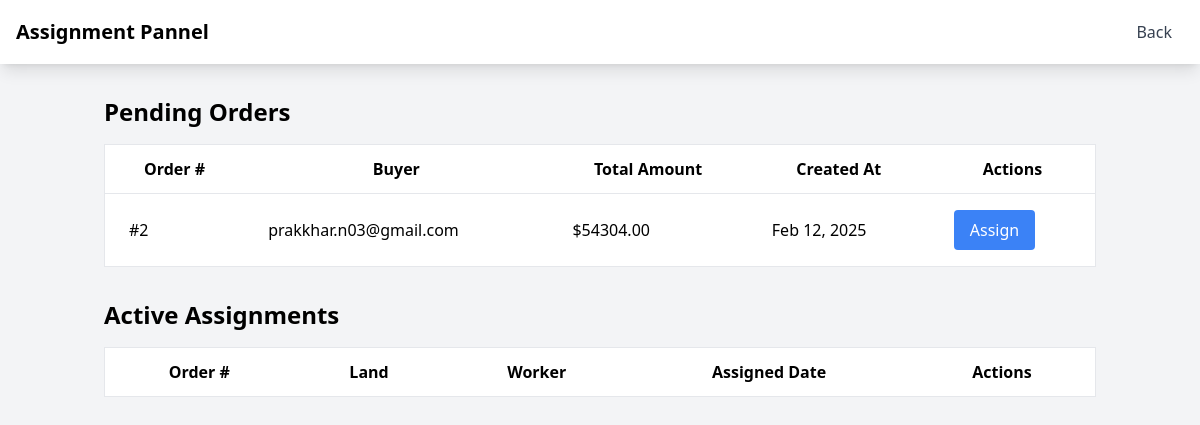
The page /admin-dashboard/ (signed in) on the database as committed earlier.
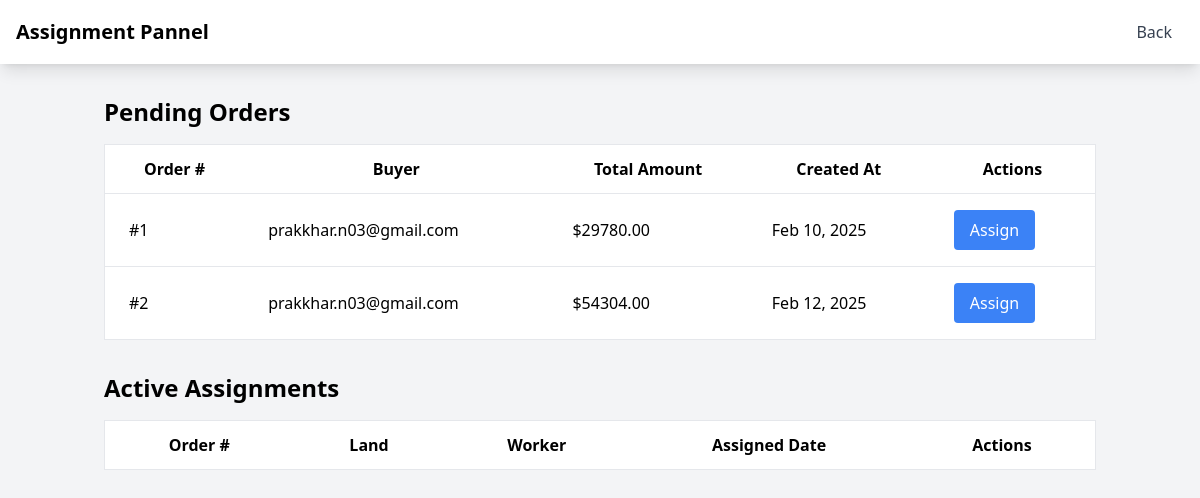
The same page on the database as committed later.
### ACP/models.py (models this page shows, shortened)
class Order(models.Model):
    STATUS_CHOICES = [
        ('pending', 'Pending'),
        ('confirmed', 'Confirmed'),
        ('processing', 'Processing'),
        ('completed', 'Completed'),
        ('cancelled', 'Cancelled')
    ]
    buyer = models.ForeignKey(User, on_delete=models.CASCADE, related_name='orders')
    order_number = models.PositiveIntegerField(unique=True, editable=False)
    items = models.JSONField()
    total_amount = models.DecimalField(max_digits=10, decimal_places=2)
    created_at = models.DateTimeField(auto_now_add=True)
    status = models.CharField(max_length=20, choices=STATUS_CHOICES, default='pending')

### ACP/views.py (the view)
# urls.py: path('admin-dashboard/', admin_dashboard, name='admin_dashboard'),
@staff_member_required
def admin_dashboard(request):
    context = {
        'pending_orders': Order.objects.filter(status='pending'),
        'free_lands': Land.objects.filter(current_state='free', status='approved'),
        'free_workers': UserProfile.objects.filter(
            user_type='worker',
            is_available=True
        ).select_related('user'),
        'active_assignments': LandAssignment.objects.filter(status='active'),
    }
    return render(request, 'dashboard.html', context)

### ACP/templates/dashboard.html (shortened to what this page needs)
<!DOCTYPE html>
<html lang="en">
<head>
    {% load static %}
    <script src="https://cdn.tailwindcss.com"></script>
</head>
<body class="bg-gray-100">
    <nav class="bg-white shadow-lg" >
        <div class="max-w-7xl mx-auto px-4">
            <div class="flex justify-between h-16">
                <div class="flex items-center">
                    <span class="text-xl font-semibold">Assignment Pannel</span>
                </div>
                <div class="flex items-center">
                    <a href="/admin" class="text-gray-700 hover:text-gray-900 px-3 py-2">Back</a>
                </div>
            </div>
        </div>
    </nav>
    <div class="container mx-auto px-4 py-8">
        <div class="mb-8">
            <h2 class="text-2xl font-semibold mb-4">Pending Orders</h2>
            <div class="overflow-x-auto">
                <table class="min-w-full bg-white border">
                    <thead>
                        <tr>
                            <th class="px-6 py-3 border-b">Order #</th>
                            <th class="px-6 py-3 border-b">Buyer</th>
                            <th class="px-6 py-3 border-b">Total Amount</th>
                            <th class="px-6 py-3 border-b">Created At</th>
                            <th class="px-6 py-3 border-b">Actions</th>
                        </tr>
                    </thead>
                    <tbody>
                        {% for order in pending_orders %}
                        <tr>
                            <td class="px-6 py-4 border-b">#{{ order.order_number }}</td>
                            <td class="px-6 py-4 border-b">{{ order.buyer.username }}</td>
                            <td class="px-6 py-4 border-b">${{ order.total_amount }}</td>
                            <td class="px-6 py-4 border-b">{{ order.created_at|date:"M d, Y" }}</td>
                            <td class="px-6 py-4 border-b">
                                <button
                                    onclick="showAssignmentModal('{{ order.id }}')"
                                    class="bg-blue-500 text-white px-4 py-2 rounded">
                                    Assign
                                </button>
                            </td>
                        </tr>
                        {% endfor %}
                    </tbody>
                </table>
            </div>
        </div>
        <div class="mb-8">
            <h2 class="text-2xl font-semibold mb-4">Active Assignments</h2>
            <div class="overflow-x-auto">
                <table class="min-w-full bg-white border">
                    <thead>
                        <tr>
                            <th class="px-6 py-3 border-b">Order #</th>
                            <th class="px-6 py-3 border-b">Land</th>
                            <th class="px-6 py-3 border-b">Worker</th>
                            <th class="px-6 py-3 border-b">Assigned Date</th>
                            <th class="px-6 py-3 border-b">Actions</th>
                        </tr>
                    </thead>
                </table>
            </div>
        </div>
    </div>
</body>
</html>

Rows that differ between the two databases and show on the page:
now on this page (row edited): Order: order_number "1", buyer.username "prakkhar.n03@gmail.com", total_amount "29780.00", created_at "Feb 10, 2025"
